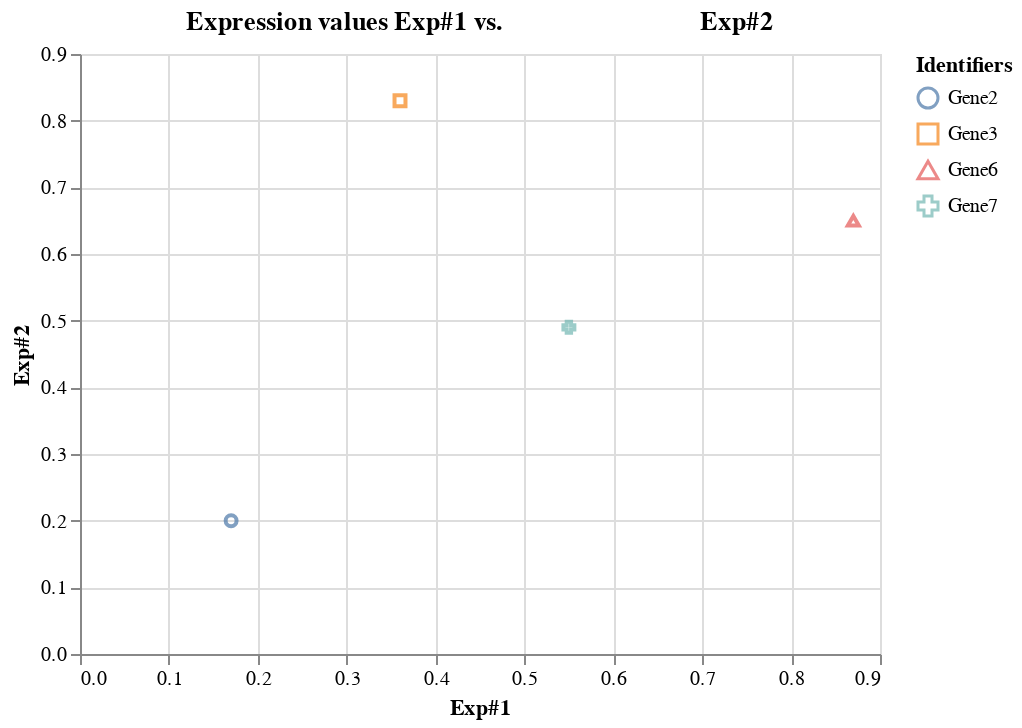

Here is the notebook cell this chart was saved with:
### Markdown cell above
## Scatter plot

### Code cell
model_expression.scatter(x="Exp#1", y="Exp#2")

### Figure 1 — Vega-Lite specification as saved in the notebook (floating-point values rounded to 4 significant figures)
{"$schema": "https://vega.github.io/schema/vega-lite/v2.4.3.json", "config": {"view": {"height": 300, "width": 400}}, "data": {"values": [{"Exp#1": 0.17, "Exp#2": 0.2, "Exp#3": 0.93, "index": "Gene2"}, {"Exp#1": 0.36, "Exp#2": 0.83, "Exp#3": 0.77, "index": "Gene3"}, {"Exp#1": 0.87, "Exp#2": 0.65, "Exp#3": 0.07, "index": "Gene6"}, {"Exp#1": 0.55, "Exp#2": 0.49, "Exp#3": 0.52, "index": "Gene7"}]}, "encoding": {"color": {"field": "index", "type": "nominal"}, "shape": {"field": "index", "title": "Identifiers", "type": "nominal"}, "tooltip": [{"field": "Exp#1", "type": "quantitative"}, {"field": "Exp#2", "type": "quantitative"}], "x": {"field": "Exp#1", "type": "quantitative"}, "y": {"field": "Exp#2", "type": "quantitative"}}, "height": 300, "mark": "point", "selection": {"selector001": {"bind": "scales", "encodings": ["x", "y"], "mark": {"fill": "#333", "fillOpacity": 0.125, "stroke": "white"}, "on": "[mousedown, window:mouseup] > window:mousemove!", "resolve": "global", "translate": "[mousedown, window:mouseup] > window:mousemove!", "type": "interval", "zoom": "wheel!"}}, "title": "Expression values Exp#1 vs.                                 Exp#2", "width": 400}
